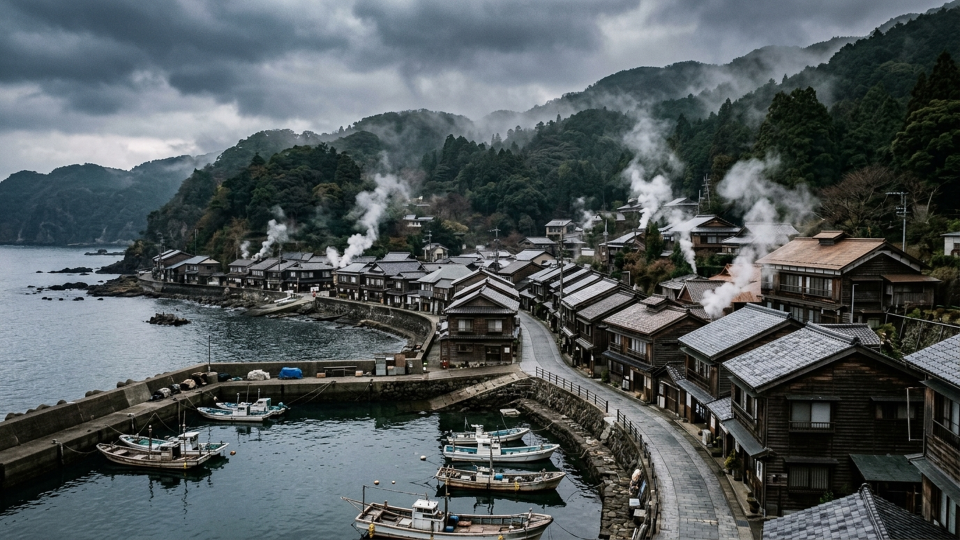
#> input picture docs/submission/video_assets/bg_town.png, 1920 x 1080 px (shown at 1/2 size)
$ python -i final_bg.py   (imports and definitions only)
#> lines starting #> are read from the running program, lines starting #| are printed output that depends on the picture
#!/usr/bin/env python
"""提出動画の背景画像を用意する（AI 生成・失敗したら PIL で描く）。

  python tools/final_bg.py

出すもの:
  docs/submission/video_assets/bg_town.png … 温泉観光都市の街並み
  docs/submission/video_assets/bg_xco.png  … 東アジアの大都市の高層ビル群

生成できない（モデルが無い・権限が無い）ときは落ちずにシルエットを描く。
どちらだったかは標準出力に出す（報告に使う）。
"""

from __future__ import annotations

import os
import random
import sys
from typing import Optional, Tuple

from PIL import Image, ImageDraw, ImageFilter

ROOT = os.path.dirname(os.path.dirname(os.path.abspath(__file__)))
ASSETS = os.path.join(ROOT, "docs", "submission", "video_assets")

W, H = 1920, 1080

PROMPT_TOWN = (
    "A photograph of a Japanese seaside hot-spring resort town: steam rising "
    "from bathhouses, a small harbour with fishing boats, low-rise wooden inns "
    "and shopfronts along narrow streets, wooded hills behind, overcast sky, "
    "documentary photo style, no text, no letters, no signage, no people."
)
PROMPT_XCO = (
    "A photograph of an East Asian metropolis skyline: dense cluster of glass "
    "and steel high-rise office towers seen from a low angle, overcast grey "
    "sky, cold light, documentary photo style, no text, no letters, no "
    "signage, no flags, no logos, no people."
)

# 指示された候補（2.5-preview / imagen 3・4）はこの API キーでは 404 だった。
# 実際に使えるものを ListModels で確かめて並べる（先頭から順に試す）。
IMAGE_MODELS = (
    "gemini-3.1-flash-image",
    "gemini-2.5-flash-image",
    "gemini-2.5-flash-image-preview",
    "imagen-4.0-generate-001",
    "imagen-3.0-generate-002",
)


# [180 lines left out: functions load_env, try_generate, fallback_town, fallback_xco, to_grey_dim, build, not called in this run]


OWNER = os.path.join(ASSETS, "owner")


def owner_bg(src: str, out: str, alpha: float = 0.35, mode: str = "cover",
             bias: float = 0.5, box=None, anchor: float = 0.5,
             sat: Optional[float] = None) -> str:
    """施主支給の画像を背景に仕立てる（グレー化＋黒に沈める）。

    mode="cover" … 16:9 に切り抜いて全面に敷く（bias=切り抜きの上下位置）
    mode="contain" … 縦横比を保ったまま収める（余白は黒）。地図はこちら。
    """
#> called with out = 'out.png', alpha = 0.35, mode = 'cover', bias = 0.5, anchor = 0.5
    if sat is None:
        img = Image.open(src).convert("L").convert("RGB")
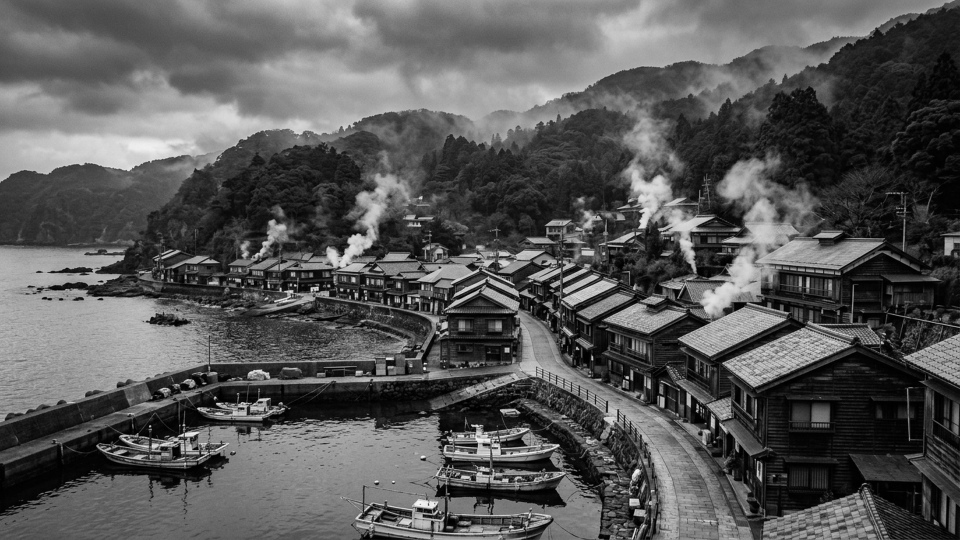
#> img: PIL image 1920x1080 RGB (shown at 1/2 size); min 0, max 255, mean 87.5
    else:
        # 色は残したまま彩度だけ落とす（締めの赤を「見えるが強烈でない」に）。
        from PIL import ImageEnhance
        img = ImageEnhance.Color(
            Image.open(src).convert("RGB")).enhance(sat)
    if box is not None:
        img = img.crop(box)
    sw, sh = img.size
#> sw = 1920; sh = 1080
    if mode == "cover":
        th = int(round(sw * H / W))
#> th = 1080
        if th <= sh:
            top = int(round((sh - th) * bias))
#> top = 0
            img = img.crop((0, top, sw, top + th))
        else:
            tw = int(round(sh * W / H))
            left = int(round((sw - tw) * 0.5))
            img = img.crop((left, 0, left + tw, sh))
        img = img.resize((W, H), Image.LANCZOS)
    else:
        k = min(W / sw, H / sh)
        img = img.resize((max(1, int(sw * k)), max(1, int(sh * k))),
                         Image.LANCZOS)
        canvas = Image.new("RGB", (W, H), (0, 0, 0))
        canvas.paste(img, (int(round((W - img.size[0]) * anchor)),
                           (H - img.size[1]) // 2))
        img = canvas
    black = Image.new("RGB", (W, H), (0, 0, 0))
#> black: PIL image 1920x1080 RGB; every value is 0
    Image.blend(black, img, max(0.0, min(1.0, alpha))).save(out)
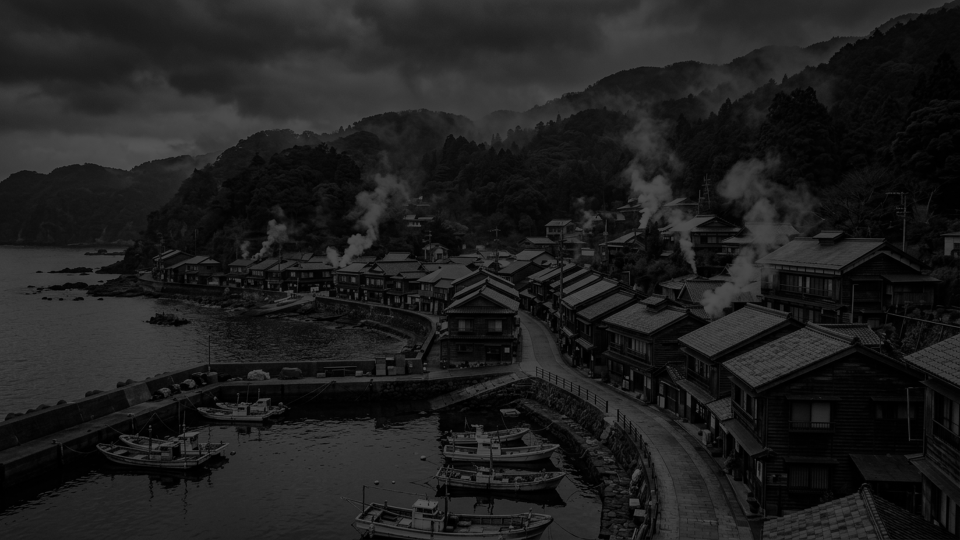
#> saved as out.png: PIL image 1920x1080 RGB (shown at 1/2 size); min 0, max 89, mean 30.1
    return out


# [2 lines not run here, left out]

>>> result = owner_bg('../docs/submission/video_assets/bg_town.png', 'out.png')

$ run again, on docs/submission/video_assets/bg_xco_dim.png
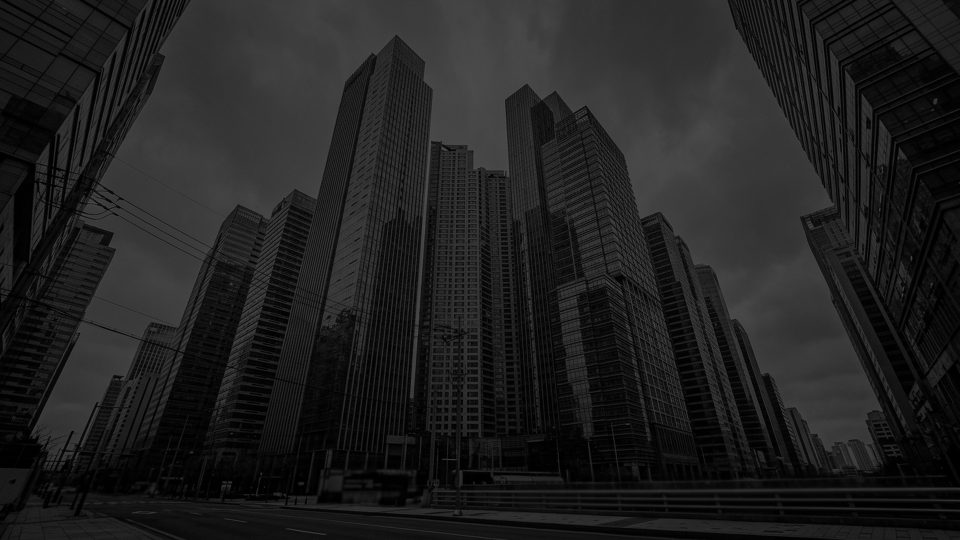
#> input picture docs/submission/video_assets/bg_xco_dim.png, 1920 x 1080 px (shown at 1/2 size)
#> in owner_bg, img is the input picture: PIL image 1920x1080 RGB; min 0, max 81, mean 32.2
#> black: PIL image 1920x1080 RGB; every value is 0
#> in owner_bg, `Image.blend(black, img, max(0.0, min(1.0, alpha))).save(out)`:
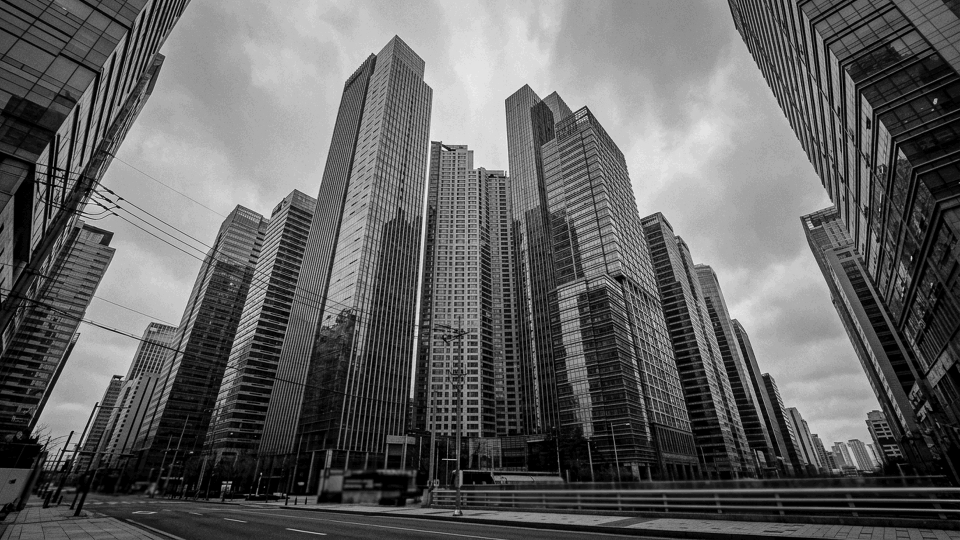
#> saved as out.png: PIL image 1920x1080 RGB (shown at 1/2 size); min 0, max 28, mean 10.8; drawn with min black and max white

$ run again, on docs/submission/video_assets/summary_slide_p10.png
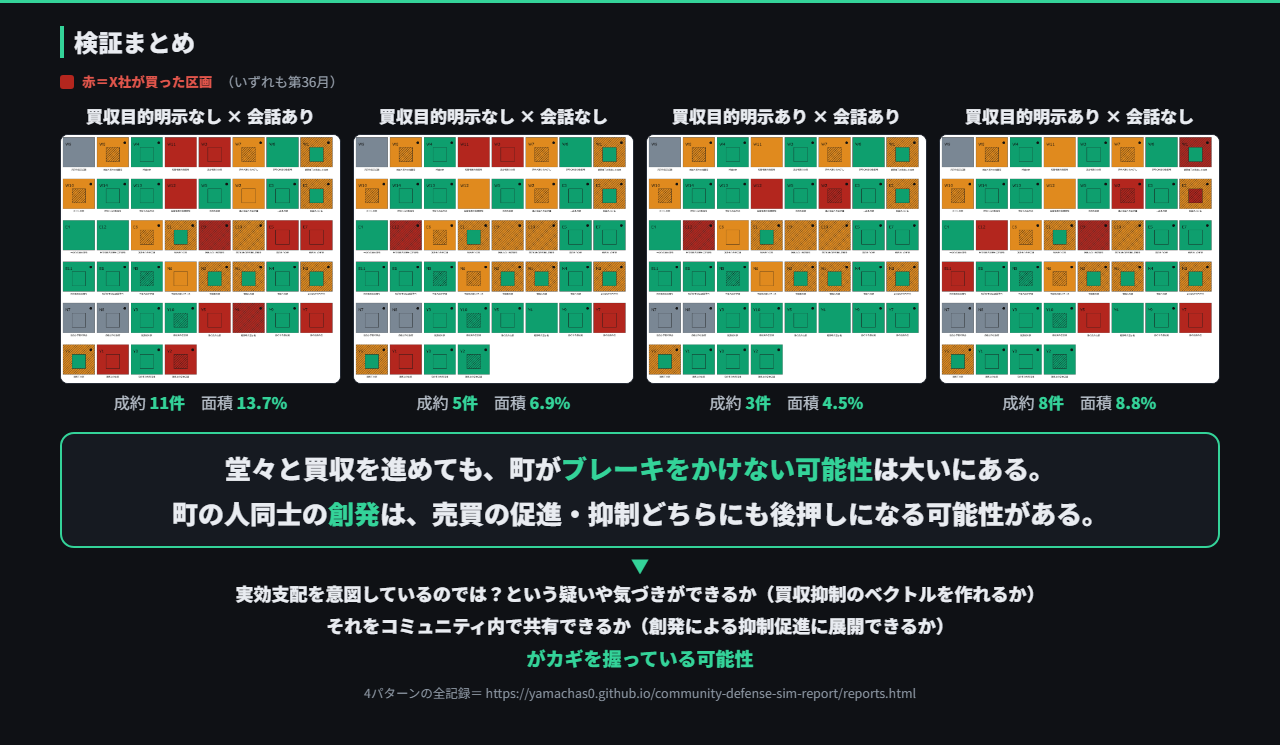
#> input picture docs/submission/video_assets/summary_slide_p10.png, 1280 x 745 px
#> in owner_bg, `img = img.resize((W, H), Image.LANCZOS)`:
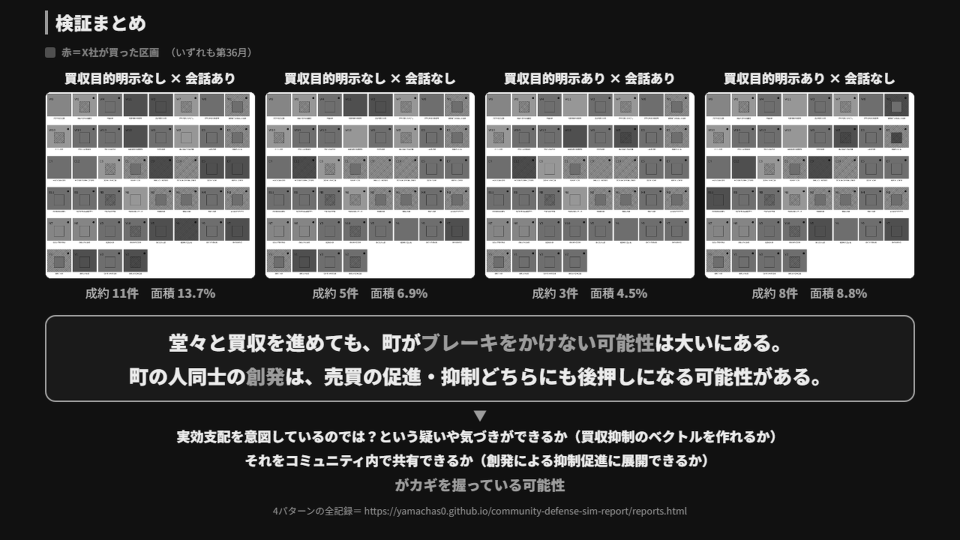
#> img: PIL image 1920x1080 RGB (shown at 1/2 size); min 0, max 255, mean 74.1
#> black: PIL image 1920x1080 RGB; every value is 0
#> in owner_bg, `Image.blend(black, img, max(0.0, min(1.0, alpha))).save(out)`:
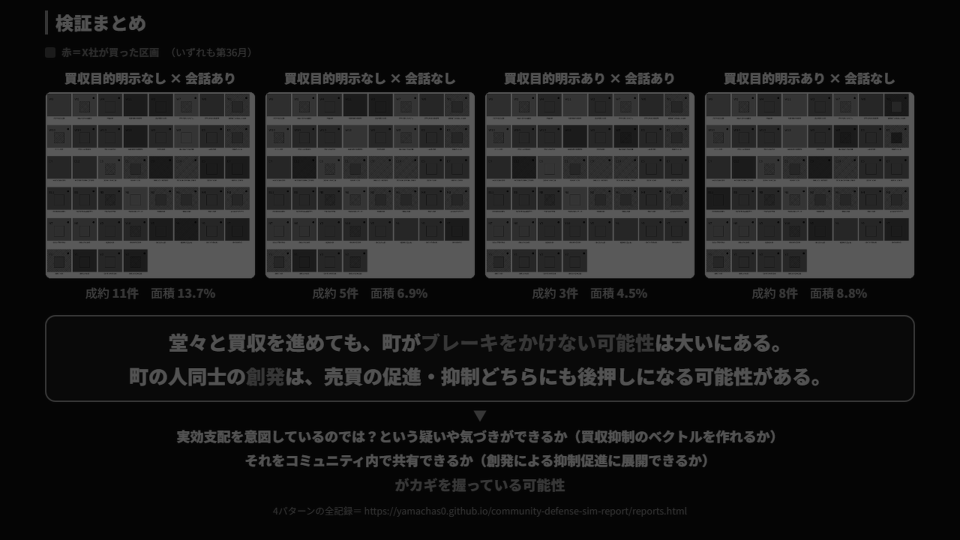
#> saved as out.png: PIL image 1920x1080 RGB (shown at 1/2 size); min 0, max 89, mean 25.3
